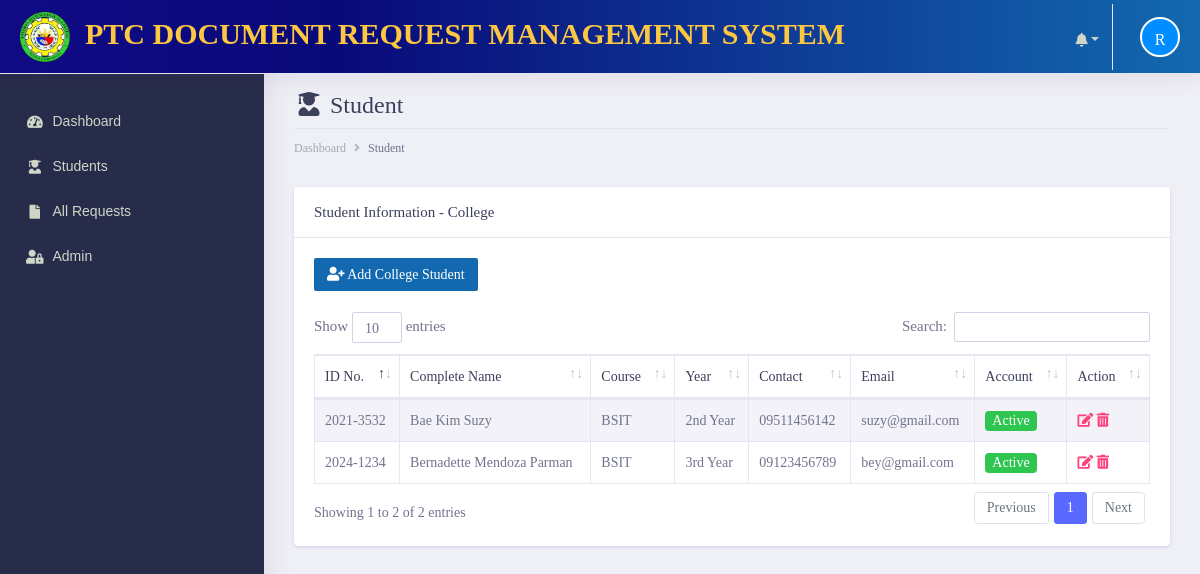
The app's page /admin/documents/student.php (signed in), older data.
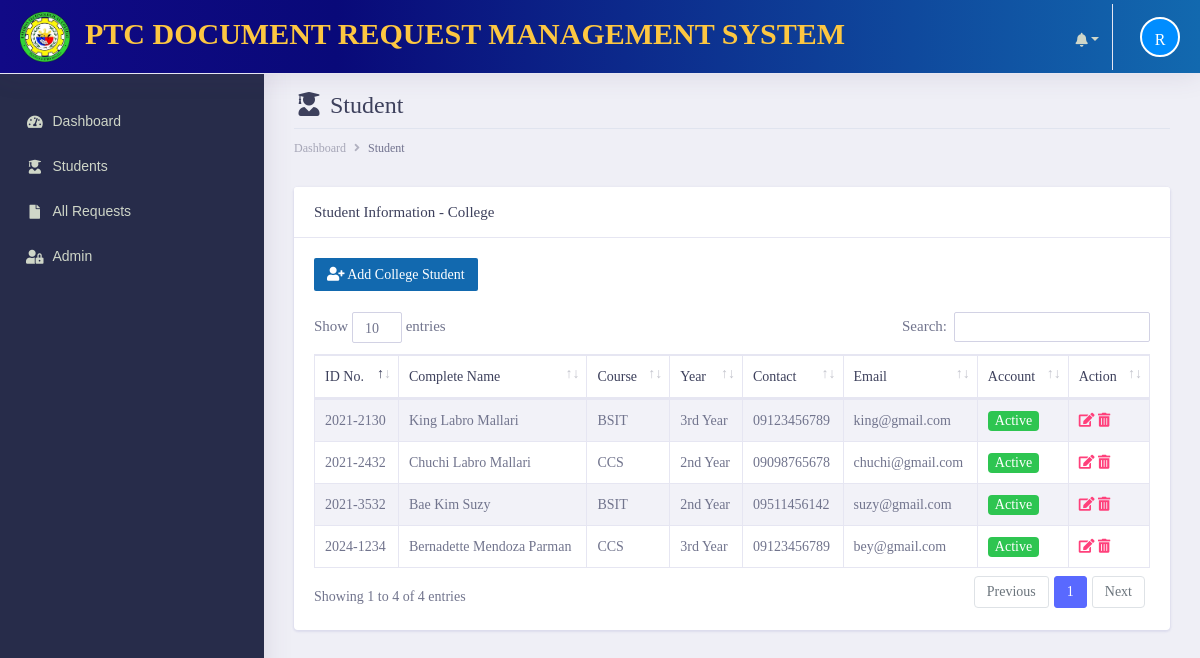
The same page, newer data.
### tables this page shows
CREATE TABLE `tbl_student` (
  `student_id` int(11) NOT NULL,
  `studentID_no` text NOT NULL,
  `first_name` varchar(255) NOT NULL,
  `middle_name` varchar(255) NOT NULL,
  `last_name` varchar(255) NOT NULL,
  `course` varchar(255) NOT NULL,
  `year_level` varchar(255) NOT NULL,
  `date_ofbirth` varchar(255) NOT NULL,
  `gender` varchar(255) NOT NULL,
  `complete_address` varchar(255) NOT NULL,
  `email_address` varchar(255) NOT NULL,
  `mobile_number` varchar(255) NOT NULL,
  `username` varchar(255) NOT NULL,
  `password` varchar(255) NOT NULL,
  `account_status` text NOT NULL,
  `date_created` date NOT NULL DEFAULT current_timestamp()
);

### admin/init/model/class_model.php (called while the page is built, shortened)
<?php
	class class_model{
		public $host = db_host;
		public $user = db_user;
		public $pass = db_pass;
		public $dbname = db_name;
		public $conn;
		private function connect(){
			$this->conn = new mysqli($this->host, $this->user, $this->pass, $this->dbname);
		}
	    public function fetchAll_student(){
            $sql = "SELECT * FROM  tbl_student";
				$stmt = $this->conn->prepare($sql);
				$stmt->execute();
				$result = $stmt->get_result();
		        $data = array();
		         while ($row = $result->fetch_assoc()) {
		                   $data[] = $row;
		            }
		         return $data;
		  }
	}
?>

### admin/documents/student.php (the view, shortened to what this page needs)
       <?php include('main_header/header.php');?>
         <?php include('left_sidebar/sidebar.php');?>
        <div class="dashboard-wrapper">
            <div class="container-fluid  dashboard-content">
                <div class="row">
                    <div class="col-xl-12 col-lg-12 col-md-12 col-sm-12 col-12">
                        <div class="page-header">
                             <h2 class="pageheader-title"><i class="fa fa-fw fa-user-graduate"></i> Student </h2>
                            <div class="page-breadcrumb">
                                <nav aria-label="breadcrumb">
                                    <ol class="breadcrumb">
                                        <li class="breadcrumb-item"><a href="#" class="breadcrumb-link">Dashboard</a></li>
                                        <li class="breadcrumb-item active" aria-current="page">Student</li>
                                    </ol>
                                </nav>
                            </div>
                        </div>
                    </div>
                </div>
                    <div class="row">
                        <div class="col-xl-12 col-lg-12 col-md-12 col-sm-12 col-12">
                            <div class="card">
                                <h5 class="card-header">Student Information - College</h5>
                                <div class="card-body">
                                    <div class="table-responsive">
                                        <a href="add-student.php" class="btn btn-sm" style="background-color:#1269AF !important; color:white"><i class="fa fa-fw fa-user-plus"></i> Add College Student</a><br><br>
                                        <table class="table table-striped table-bordered first">
                                            <thead>
                                                <tr>
                                                    <th scope="col">ID No.</th>
                                                    <th scope="col">Complete Name</th>
                                                    <th scope="col">Course</th>
                                                    <th scope="col">Year</th>
                                                    <th scope="col">Contact</th>
                                                    <th scope="col">Email</th>
                                                    <th scope="col">Account</th>
                                                    <th scope="col">Action</th>
                                                </tr>
                                            </thead>
                                            <tbody>
                                             <?php
                                                $conn = new class_model();
                                                $student = $conn->fetchAll_student();
                                               ?>
                                               <?php foreach ($student as $row) { ?>
                                                <tr>
                                                    <td><?= $row['studentID_no']; ?></td>
                                                    <td><?= $row['first_name'] .' '. $row['middle_name'].' '.$row['last_name']; ?></td>
                                                    <td><?= $row['course']; ?></td>
                                                    <td><?= $row['year_level']; ?></td>
                                                    <td><?= $row['mobile_number']; ?></td>
                                                    <td><?= $row['email_address']; ?></td>
                                                    <td>
                                                     <?php
                                                      if($row['account_status'] === 'Active'){
                                                         echo '<span class="badge bg-success text-white">Active</span>';
                                                         }else if($row['account_status'] === 'Inactive'){
                                                         echo '<span class="badge bg-danger text-white">Inactive</span>';
                                                       }
                                                      ?>
                                                    </td>
                                                    <td class="align-right">
                                                        <a href="edit-student.php?student=<?= $row['student_id']; ?>&student-number=<?php echo $row['studentID_no']; ?>" class="text-secondary font-weight-bold text-xs" data-toggle="tooltip" data-original-title="Edit user">
                                                          <i class="fa fa-edit"></i>
                                                        </a>
                                                        <a href="javascript:;" data-id="<?= $row['student_id']; ?>" class="text-secondary font-weight-bold text-xs delete" data-toggle="tooltip" data-original-title="Edit user">
                                                          <i class="fa fa-trash-alt"></i>
                                                        </a>
                                                      </td>
                                                </tr>
                                            <?php }?>
                                        </table>
                                    </div>
                                </div>
                            </div>
                        </div>
                    </div>
            </div>
        </div>
    </div>
</body>
</html>

### admin/documents/main_header/header.php (shortened to what this page needs)
<?php
  include('../init/model/class_model.php');
?>
<!doctype html>
<html lang="en">
<head>
    <link rel="stylesheet" href="../assets/vendor/bootstrap/css/bootstrap.min.css">
    <link rel="stylesheet" href="../assets/libs/css/style.css">
    <link rel="stylesheet" href="../assets/vendor/fontawesome-free/css/all.min.css">
    <link rel="stylesheet" type="text/css" href="../assets/vendor/datatables/css/dataTables.bootstrap4.css">
    <link rel="stylesheet" type="text/css" href="../assets/vendor/datatables/css/buttons.bootstrap4.css">
    <link rel="stylesheet" type="text/css" href="../assets/vendor/datatables/css/select.bootstrap4.css">
    <link rel="stylesheet" type="text/css" href="../assets/vendor/datatables/css/fixedHeader.bootstrap4.css">
</head>
<body>
    <div class="dashboard-main-wrapper">
        <div class="dashboard-header">
            <nav class="navbar navbar-expand-lg fixed-top" id="head-color">
                <a class="navbar-brand" href="index.php"><p id ="title-style"><img class="logo-prmsu" src="../assets/images/logo.png" alt ="logo" width="50px" height="50px">&nbsp;&nbsp;PTC DOCUMENT REQUEST MANAGEMENT SYSTEM</p></a>
                <div class="collapse navbar-collapse " id="navbarSupportedContent">
                    <ul class="navbar-nav ml-auto navbar-right-top">
                         <li class="nav-item dropdown">
                            <a class="nav-link nav-user-img" href="#" id="navbarDropdownMenuLink1" data-toggle="dropdown" aria-haspopup="true" aria-expanded="false">
                                <a href="#" class="dropdown-toggle" data-toggle="dropdown"><span class="badge badge-danger count"></span>&nbsp;<i class="fa fa-bell" style="color: black"></i></a>
                        </li>&nbsp;&nbsp;
                        <li class="nav-item dropdown nav-user">
                            <a class="nav-link nav-user-img" href="index.php" id="navbarDropdownMenuLink2" data-toggle="dropdown" aria-haspopup="true" aria-expanded="false"> <div id="profileImage"></div></a>
                        </li>
                    </ul>
                </div>
            </nav>
        </div>

### admin/documents/left_sidebar/sidebar.php (shortened to what this page needs)
<div class="nav-left-sidebar sidebar-dark" style="background-color: rgb(39, 44, 74); padding-top: 25px; font-family:'Lucida Sans', 'Lucida Sans Regular', 'Lucida Grande', 'Lucida Sans Unicode', Geneva, Verdana, sans-serif">
    <div class="menu-list">
        <nav class="navbar navbar-expand-lg navbar-light">
            <div class="collapse navbar-collapse" id="navbarNav">
                <ul class="navbar-nav flex-column">
                    <li class="nav-item ">
                        <a class="nav-link" href="index.php" ><i class="fa fa-fw fa-tachometer-alt"></i>Dashboard <span class="badge badge-success">6</span></a>
                    </li>
                    <li class="nav-item ">
                        <a class="nav-link" href="student.php"><i class="fa fa-fw fa-user-graduate"></i>Students  <span class="badge badge-success">6</span></a>
                    </li>
                    <li class="nav-item ">
                        <a class="nav-link" href="request.php"><i class="fa fa-fw fa-file"></i>All Requests<span class="badge badge-success">6</span></a>
                    </li>
                    <li class="nav-item ">
                        <a class="nav-link" href="users.php"><i class="fa fa-fw fa-user-lock"></i>Admin <span class="badge badge-success">6</span></a>
                    </li>
                </ul>
            </div>
        </nav>
    </div>
</div>

### admin/documents/main_header/header.php (style rules this page uses)
ul.navbar-nav li a { color: rgb(207, 214, 200) !important; }
ul.navbar-nav li a i { color: rgb(207, 214, 200) !important; }
.navbar-brand { color: rgb(255, 55, 0) !important; }
#profileImage { width: 40px; height: 40px; border-radius: 50%; border-color: white !important; border-style: solid; border-width: 2px; background:#008dff; font-size: 16px; color: #fff; text-align: center; line-height: 41px; margin: 0px 0; }
#head-color { background: rgb(17,10,134); background: linear-gradient(90deg, rgba(17,10,134,1) 0%, rgba(9,9,121,1) 28%, rgba(18,105,175,1) 100%); }
#title-style { color: #FDC741; font-size: 100%; size: 3em; }

Row changes from the older to the newer data that the page shows:
changed tbl_student "Bernadette": course "BSIT" → "CCS"
added tbl_student: studentID_no "2021-2130", first_name "King", middle_name "Labro", last_name "Mallari", course "BSIT", year_level "3rd Year", mobile_number "09123456789", email_address "king@gmail.com", account_status "Active"
added tbl_student: studentID_no "2021-2432", first_name "Chuchi", middle_name "Labro", last_name "Mallari", course "CCS", year_level "2nd Year", mobile_number "09098765678", email_address "chuchi@gmail.com", account_status "Active"
Text that changed along with them:
text written by a page script: "Show entries Search: Showing 1 to 2 of 2 entries Previous 1 Next" → "Show entries Search: Showing 1 to 4 of 4 entries Previous 1 Next"
